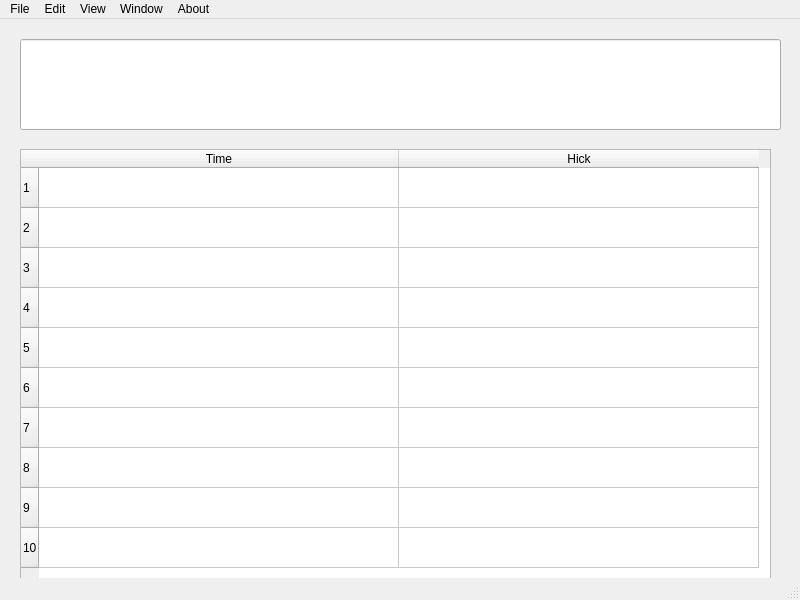
<?xml version="1.0" encoding="UTF-8"?>
<ui version="4.0">
 <class>MainWindow</class>
 <widget class="QMainWindow" name="MainWindow">
  <property name="geometry">
   <rect>
    <x>0</x>
    <y>0</y>
    <width>800</width>
    <height>600</height>
   </rect>
  </property>
  <property name="windowTitle">
   <string>MainWindow</string>
  </property>
  <widget class="QWidget" name="centralwidget">
   <widget class="QLineEdit" name="line_edit">
    <property name="geometry">
     <rect>
      <x>20</x>
      <y>20</y>
      <width>761</width>
      <height>91</height>
     </rect>
    </property>
   </widget>
   <widget class="QTableWidget" name="table_widget">
    <property name="enabled">
     <bool>true</bool>
    </property>
    <property name="geometry">
     <rect>
      <x>20</x>
      <y>130</y>
      <width>751</width>
      <height>441</height>
     </rect>
    </property>
    <property name="mouseTracking">
     <bool>false</bool>
    </property>
    <attribute name="horizontalHeaderMinimumSectionSize">
     <number>50</number>
    </attribute>
    <attribute name="horizontalHeaderDefaultSectionSize">
     <number>360</number>
    </attribute>
    <attribute name="verticalHeaderDefaultSectionSize">
     <number>40</number>
    </attribute>
    <row/>
    <row/>
    <row/>
    <row/>
    <row/>
    <row/>
    <row/>
    <row/>
    <row/>
    <row/>
    <column>
     <property name="text">
      <string>Time</string>
     </property>
    </column>
    <column>
     <property name="text">
      <string>Hick</string>
     </property>
    </column>
   </widget>
  </widget>
  <widget class="QMenuBar" name="menubar">
   <property name="geometry">
    <rect>
     <x>0</x>
     <y>0</y>
     <width>800</width>
     <height>22</height>
    </rect>
   </property>
   <widget class="QMenu" name="menu">
    <property name="title">
     <string>File</string>
    </property>
    <widget class="QMenu" name="menu_5">
     <property name="title">
      <string>Open</string>
     </property>
     <addaction name="action_open_file"/>
     <addaction name="action_open_folder"/>
    </widget>
    <widget class="QMenu" name="menu_6">
     <property name="title">
      <string>Save</string>
     </property>
     <addaction name="action_save"/>
    </widget>
    <widget class="QMenu" name="menu_7">
     <property name="title">
      <string>New</string>
     </property>
     <addaction name="action_new_document"/>
     <addaction name="action_new_folder"/>
    </widget>
    <addaction name="menu_5"/>
    <addaction name="menu_6"/>
    <addaction name="menu_7"/>
    <addaction name="action_print"/>
    <addaction name="action_network"/>
    <addaction name="action_exit"/>
   </widget>
   <widget class="QMenu" name="menu_2">
    <property name="title">
     <string>Edit</string>
    </property>
    <widget class="QMenu" name="menu_8">
     <property name="title">
      <string>Copy</string>
     </property>
     <addaction name="action_copy"/>
     <addaction name="action_copy_all"/>
    </widget>
    <widget class="QMenu" name="menu_9">
     <property name="title">
      <string>Insert</string>
     </property>
     <addaction name="action_insert"/>
     <addaction name="action_insert_new_file"/>
    </widget>
    <addaction name="menu_8"/>
    <addaction name="menu_9"/>
    <addaction name="action_delete"/>
   </widget>
   <widget class="QMenu" name="menu_3">
    <property name="title">
     <string>View</string>
    </property>
   </widget>
   <widget class="QMenu" name="menu_4">
    <property name="title">
     <string>Window</string>
    </property>
    <widget class="QMenu" name="menu_11">
     <property name="title">
      <string>New</string>
     </property>
     <addaction name="action_new_window"/>
    </widget>
    <widget class="QMenu" name="menu_12">
     <property name="title">
      <string>Save</string>
     </property>
     <widget class="QMenu" name="menu_13">
      <property name="title">
       <string>Сохранить окно</string>
      </property>
      <addaction name="action_save_window"/>
      <addaction name="action_save_all_window"/>
     </widget>
     <addaction name="menu_13"/>
    </widget>
    <addaction name="menu_11"/>
    <addaction name="action_wrap_window"/>
    <addaction name="menu_12"/>
   </widget>
   <widget class="QMenu" name="menu_10">
    <property name="title">
     <string>About</string>
    </property>
    <addaction name="action_about"/>
   </widget>
   <addaction name="menu"/>
   <addaction name="menu_2"/>
   <addaction name="menu_3"/>
   <addaction name="menu_4"/>
   <addaction name="menu_10"/>
  </widget>
  <widget class="QStatusBar" name="statusbar"/>
  <action name="action_open_file">
   <property name="text">
    <string>New file</string>
   </property>
  </action>
  <action name="action_open_folder">
   <property name="text">
    <string>New folder</string>
   </property>
  </action>
  <action name="action_save">
   <property name="text">
    <string>Save</string>
   </property>
  </action>
  <action name="action_new_document">
   <property name="text">
    <string>New file</string>
   </property>
  </action>
  <action name="action_new_folder">
   <property name="text">
    <string>New folder</string>
   </property>
  </action>
  <action name="action_print">
   <property name="text">
    <string>Print</string>
   </property>
  </action>
  <action name="action_copy">
   <property name="text">
    <string>Copy</string>
   </property>
  </action>
  <action name="action_copy_all">
   <property name="text">
    <string>Copy all</string>
   </property>
  </action>
  <action name="action_insert">
   <property name="text">
    <string>Insert</string>
   </property>
  </action>
  <action name="action_insert_new_file">
   <property name="text">
    <string>Insert new file</string>
   </property>
  </action>
  <action name="action_delete">
   <property name="text">
    <string>Delete</string>
   </property>
  </action>
  <action name="action_network">
   <property name="text">
    <string>Network</string>
   </property>
  </action>
  <action name="action_exit">
   <property name="text">
    <string>Exit</string>
   </property>
  </action>
  <action name="action_about">
   <property name="text">
    <string>Help</string>
   </property>
  </action>
  <action name="action_wrap_window">
   <property name="text">
    <string>Wrap window</string>
   </property>
  </action>
  <action name="action_new_window">
   <property name="text">
    <string>New window</string>
   </property>
  </action>
  <action name="action_save_window">
   <property name="text">
    <string>Сохранить одно окно</string>
   </property>
  </action>
  <action name="action_save_all_window">
   <property name="text">
    <string>Сохранить все окна</string>
   </property>
  </action>
 </widget>
 <resources/>
 <connections/>
</ui>
